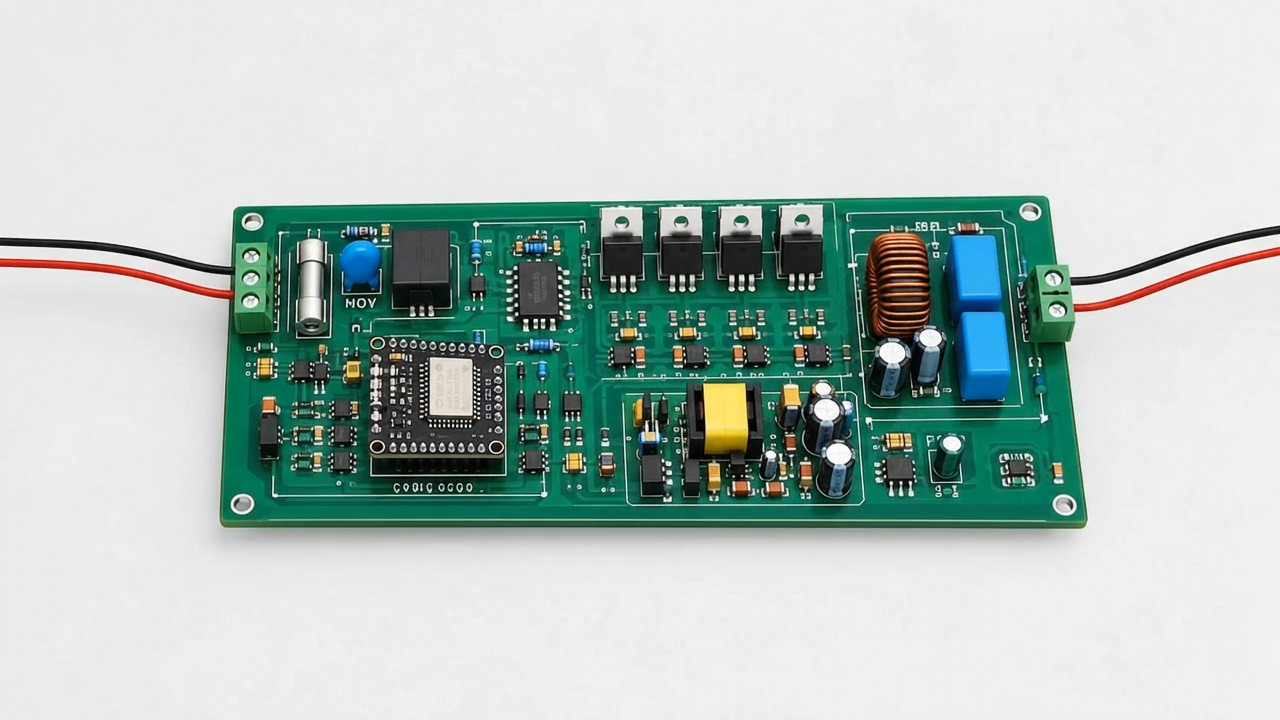
#> input picture assets/frames/frame-0013.jpg, 1280 x 720 px, given as the content of the folder ../assets/frames/frame-0013.jpg, which was not available
$ python build_mattes.py ../assets/frames/frame-0013.jpg ../assets/frames/frame-0014.jpg
#> lines starting #> are read from the running program, lines starting #| are printed output that depends on the picture; pictures that were not available may be replaced by others from this repository, and a replacement may not be noted
#!/usr/bin/env python3
"""
Builds one grayscale+alpha PNG matte per frame (background = transparent).

The original JPG frames are NEVER modified. At runtime the site draws the
original JPG and then applies the matte with `destination-in`, so the
converter floats over the dark page while every pixel of colour still comes
straight from the supplied frames. Delete the /assets/mattes folder (or set
`useMatte:false` in landing/config.js) to display the raw frames instead.
"""
import sys, glob, os, re
import numpy as np
from PIL import Image
from scipy import ndimage as ndi
from concurrent.futures import ProcessPoolExecutor

def natural_key(p):
    return [int(t) if t.isdigit() else t for t in re.split(r'(\d+)', os.path.basename(p))]

def matte(path):
    a = np.asarray(Image.open(path).convert('RGB')).astype(np.float32)
    lum = a.mean(2)
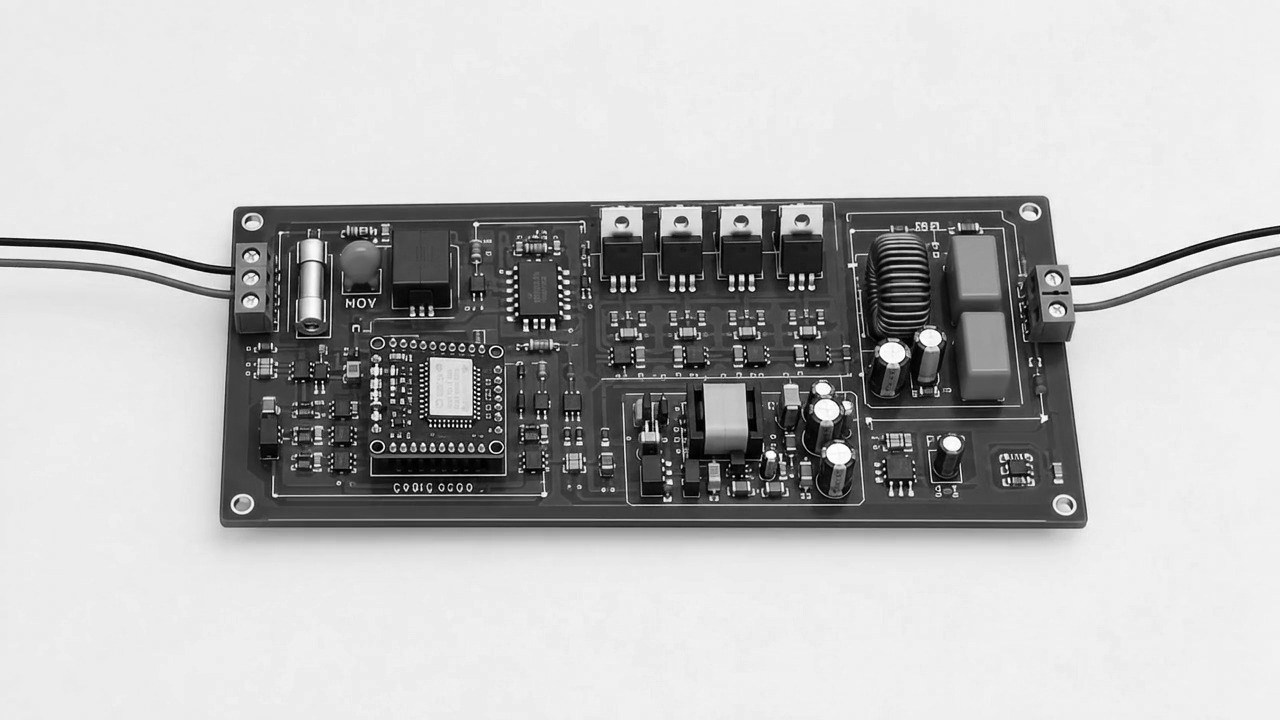
#> lum: shape (720, 1280) float32; min 0, max 255, mean 187.2
    sat = a.max(2) - a.min(2)
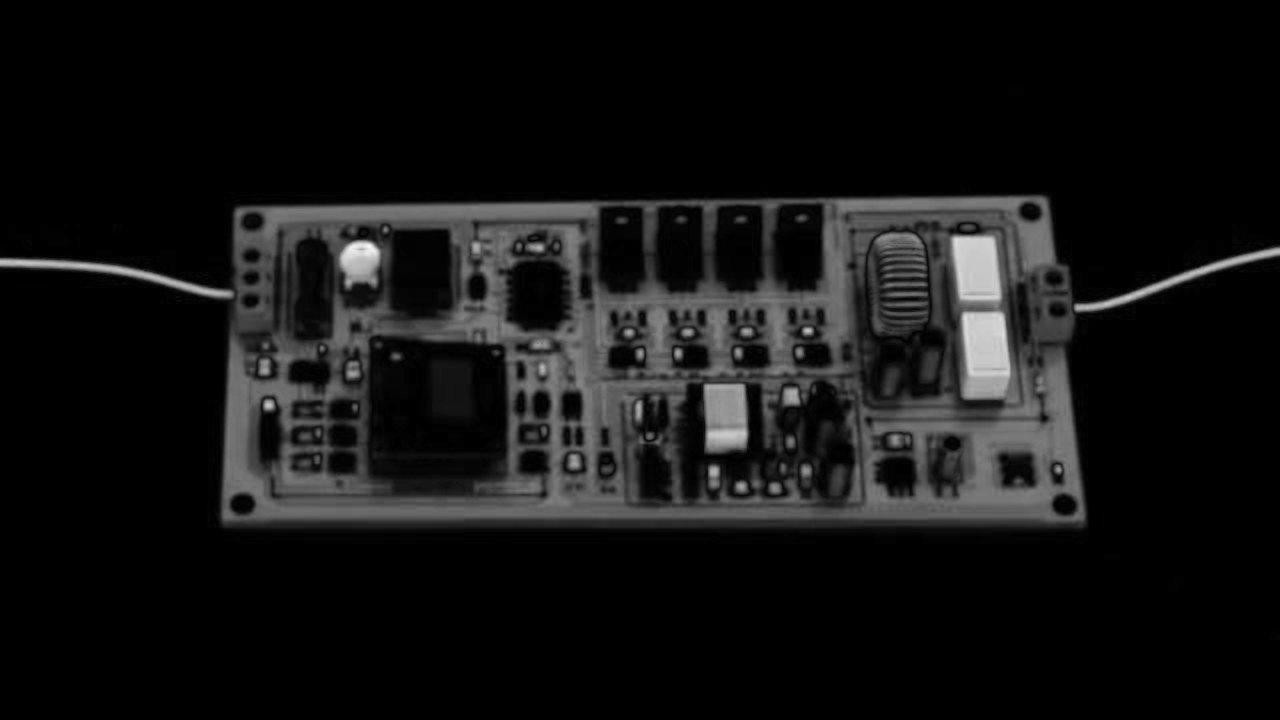
#> sat: shape (720, 1280) float32; min 0, max 247, mean 19.2
    grad = ndi.gaussian_gradient_magnitude(lum, 1.2)
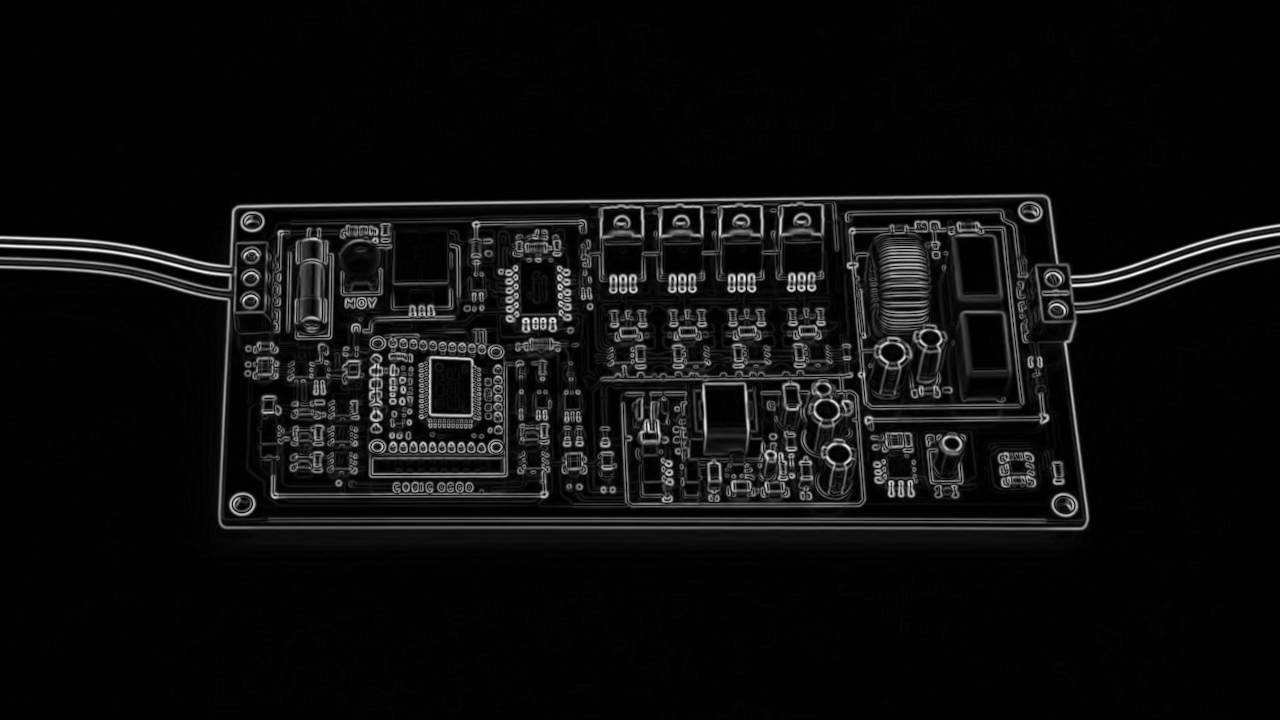
#> grad: shape (720, 1280) float32; min 0, max 71.84, mean 3.9; drawn with min black and max white
    # light neutral pixels (background, bright metal) + smooth mid-grey areas (soft drop-shadow)
    cand = (sat < 18) & ((lum > 168) | ((lum > 95) & (grad < 2.2)))
    lab, n = ndi.label(cand)
#> n = 797
    H, W = cand.shape
#> H = 720; W = 1280
    border = np.unique(np.concatenate([lab[0], lab[-1], lab[:, 0], lab[:, -1]]))
#> border = [0, 1, 36, 46, 54]
    bg = np.isin(lab, border[border > 0])
    # enclosed but clearly-background pockets (toroid hole, tab holes, gaps between parts)
    idx = np.arange(1, n + 1)
    area = ndi.sum(cand, lab, idx)
    mean = ndi.mean(lum, lab, idx)
    std = ndi.standard_deviation(lum, lab, idx)
    keep = (area > 40) & (mean > 205) & (std < 7)
    enclosed = np.isin(lab, idx[keep])
    bg |= enclosed
    fg = ~bg
    # drop specks of foreground that are tiny + light (JPEG noise inside the background)
    fg = ndi.binary_opening(fg, structure=np.ones((2, 2)))
    # remove light, neutral, tiny leftovers (shadow crumbs / JPEG noise)
    l2, n2 = ndi.label(fg)
#> n2 = 1
    if n2:
        i2 = np.arange(1, n2 + 1)
#> i2 = [1]
        a2 = ndi.sum(fg, l2, i2)
#> a2 = [291991]
        m2 = ndi.mean(lum, l2, i2)
#> m2 = [82.88]
        s2 = ndi.mean(sat, l2, i2)
#> s2 = [60.13]
        fg &= ~np.isin(l2, i2[(a2 < 220) & (m2 > 135) & (s2 < 26)])
    # trim the bright anti-aliasing fringe, then feather
    fg = ndi.binary_erosion(fg, structure=np.ones((3, 3)), iterations=1)
    al = ndi.gaussian_filter(fg.astype(np.float32), 0.8)
    al = np.clip((al - 0.15) / 0.7, 0, 1)
    return (al * 255 + 0.5).astype(np.uint8)

def work(args):
    src, dst = args
    m = matte(src)
    im = Image.merge('LA', (Image.fromarray(np.full_like(m, 255)), Image.fromarray(m)))
    im.save(dst, optimize=True)
    return dst

if __name__ == '__main__':
    src_dir, out_dir = sys.argv[1], sys.argv[2]
    os.makedirs(out_dir, exist_ok=True)
    files = sorted(glob.glob(os.path.join(src_dir, '*.jpg')), key=natural_key)
    jobs = [(f, os.path.join(out_dir, os.path.splitext(os.path.basename(f))[0] + '.png')) for f in files]
    with ProcessPoolExecutor() as ex:
        for i, d in enumerate(ex.map(work, jobs, chunksize=4)):
            if i % 40 == 0: print(i, d, flush=True)
    print('done', len(jobs))
